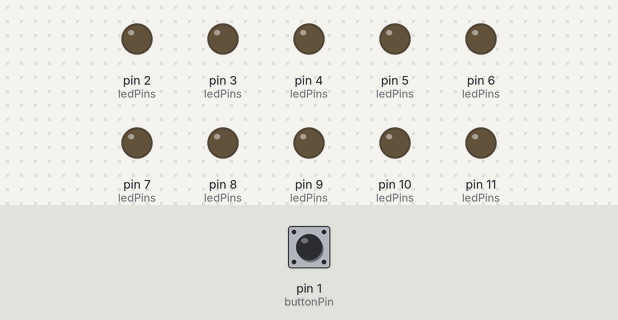
This sketch was run on a simulated Arduino Uno, built with avr-gcc and run on an emulated ATmega328P. On the bench: output pins drawn as LEDs (lit = HIGH). The inputs (shaded band) are chosen by the test bench; at power-on: pin 1 (buttonPin) LOW.

Above: at 1.2 s.
1.3 s: pin 1 (buttonPin) pulled HIGH for 0.15 s
At 2.3 s:
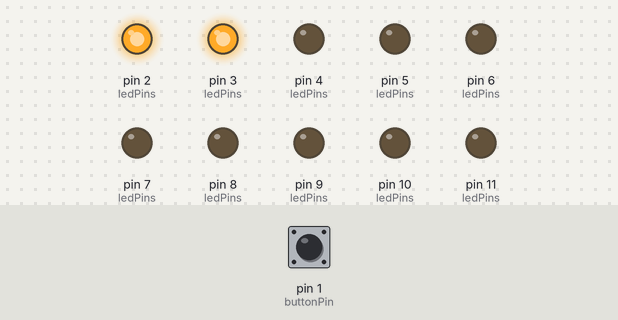
2.9 s: pin 1 (buttonPin) pulled HIGH for 1 s
At 3.6 s:
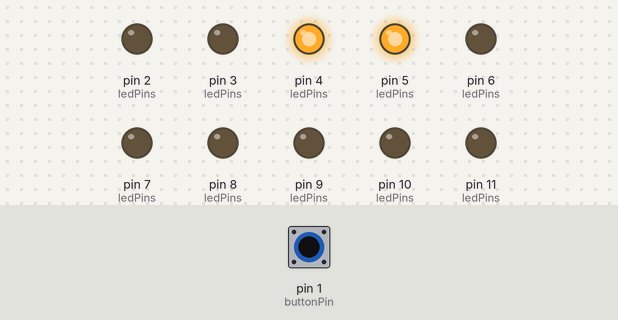
5.4 s: pin 1 (buttonPin) pulled HIGH for 0.15 s
At 6.6 s:
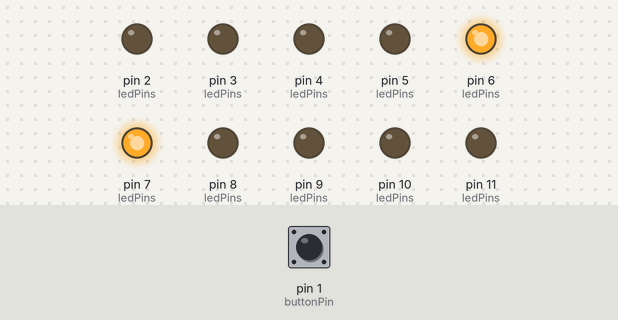
7.0 s: pin 1 (buttonPin) pulled HIGH for 3.2 s
At 7.9 s:
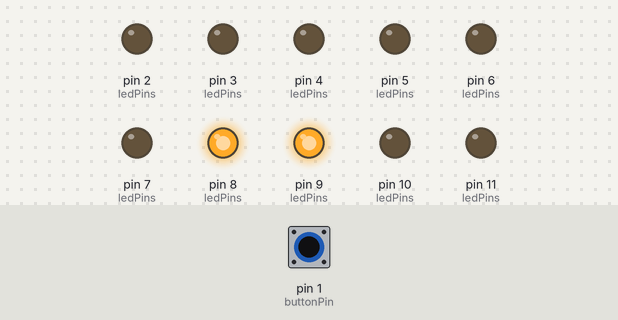
11.7 s: pin 1 (buttonPin) pulled HIGH for 0.15 s
At 12.7 s:
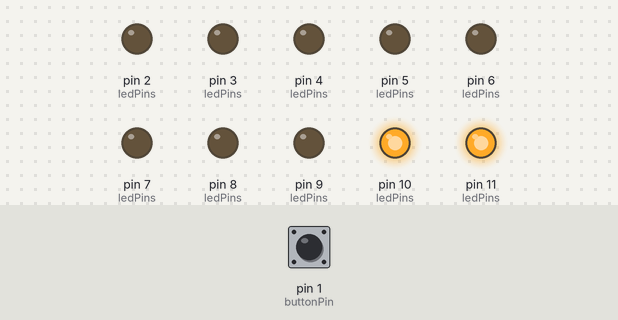
Timing chart, 0 to 14.3 s (numbered marks = the images above; inputs shaded):
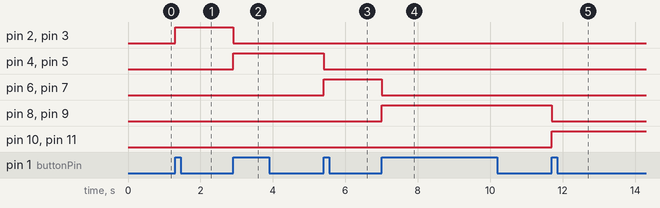

The sketch:

6_LEd_On_Button_press_First2_led_on_then_second_two_led.ino
```cpp
const int buttonPin = 1; // Push button pin (changed to avoid conflict)
int buttonState = 0;
int lastButtonState = 0;

// Start from first LED pair (pins 2 & 3)
int currentPair = 0;

// LED pin pairs
int ledPins[][2] = {
  {2, 3},
  {4, 5},
  {6, 7},
  {8, 9},
  {10, 11}
};

void setup() {
  pinMode(buttonPin, INPUT);

  // Set all LED pins as OUTPUT and turn them off
  for (int i = 0; i < 5; i++) {
    pinMode(ledPins[i][0], OUTPUT);
    pinMode(ledPins[i][1], OUTPUT);
    digitalWrite(ledPins[i][0], LOW);
    digitalWrite(ledPins[i][1], LOW);
  }
}

void loop() {
  buttonState = digitalRead(buttonPin);

  // Detect button press (rising edge)
  if (buttonState == HIGH && lastButtonState == LOW) {
    // Turn off current pair
    for (int i = 0; i < 5; i++) {
      digitalWrite(ledPins[i][0], LOW);
      digitalWrite(ledPins[i][1], LOW);
    }

    // Turn on the next pair
    digitalWrite(ledPins[currentPair][0], HIGH);
    digitalWrite(ledPins[currentPair][1], HIGH);

    // Move to next pair for next press
    currentPair++;
    if (currentPair >= 5) {
      currentPair = 0; // Loop back to first pair
    }

    delay(200); // Debounce
  }

  lastButtonState = buttonState;
}
```

Measured:
- after the input at 1.3 s, pin 2 (ledPins), pin 3 (ledPins): LOW → HIGH at once
- after the input at 2.9 s, pin 2 (ledPins), pin 3 (ledPins): HIGH → LOW at once; pin 4 (ledPins), pin 5 (ledPins): LOW → HIGH at once
- after the input at 5.4 s, pin 4 (ledPins), pin 5 (ledPins): HIGH → LOW at once; pin 6 (ledPins), pin 7 (ledPins): LOW → HIGH at once
- after the input at 7.0 s, pin 6 (ledPins), pin 7 (ledPins): HIGH → LOW at once; pin 8 (ledPins), pin 9 (ledPins): LOW → HIGH at once
- after the input at 11.7 s, pin 8 (ledPins), pin 9 (ledPins): HIGH → LOW at once; pin 10 (ledPins), pin 11 (ledPins): LOW → HIGH at once
